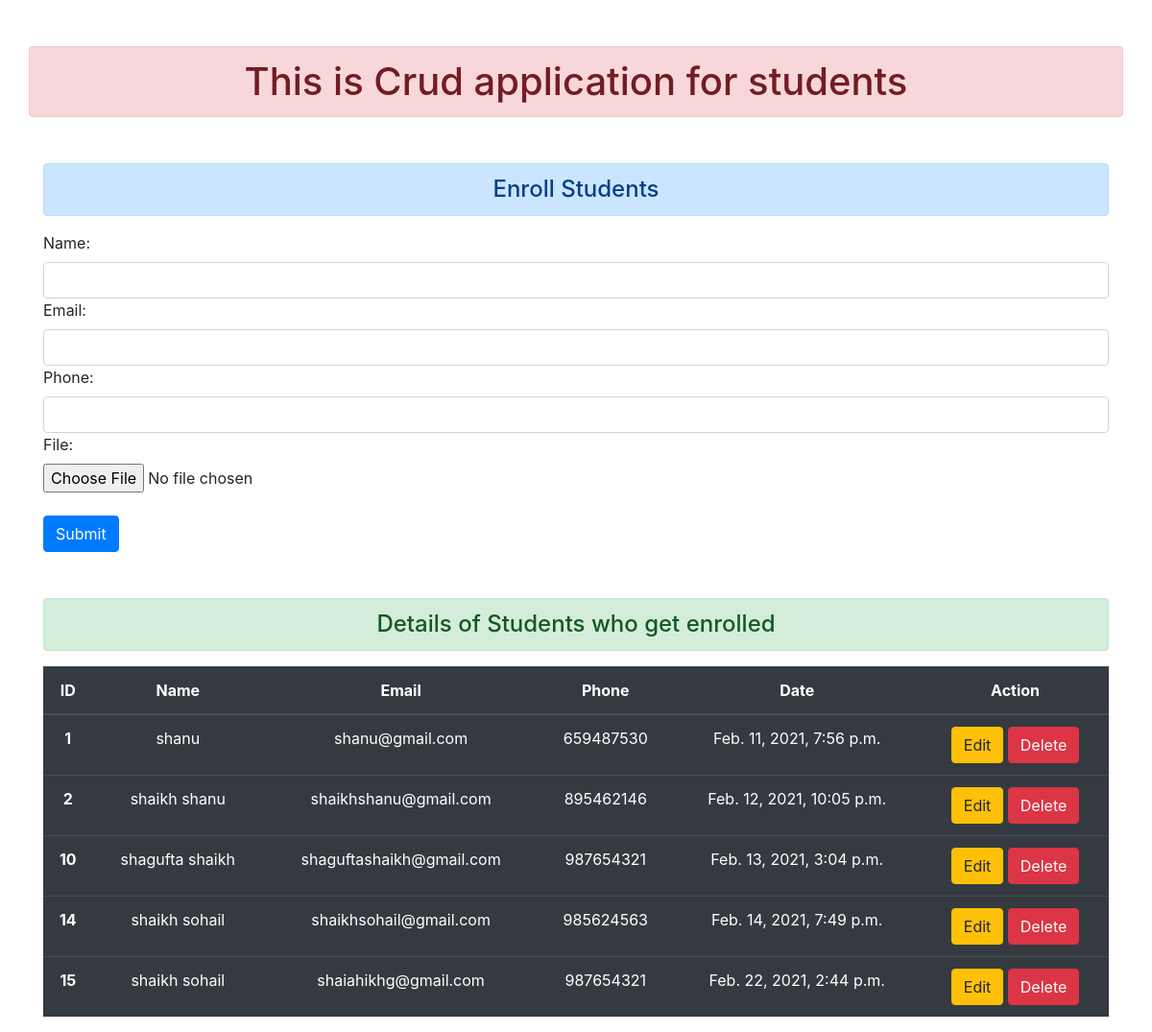
The page / on the database its author committed.
### CrudPractice/models.py (models this page shows, shortened)
class Student(models.Model):
    name = models.CharField(max_length=300)
    email = models.EmailField(max_length=300)
    phone = models.CharField(max_length=13)
    date = models.DateTimeField(auto_now_add=True, blank=True)
    file = models.FileField()

### CrudPractice/views.py (the view)
# urls.py: path('', views.showstudents, name='showStudents'),
def showstudents(request):
    frmm = StudentForm()
    if request.method == 'POST':
        frmm = StudentForm(request.POST, request.FILES)
        if frmm.is_valid():
            frmm.save()
            frmm = StudentForm()
    else:
        frmm = StudentForm()
    showfrmm = Student.objects.all()
    context = {'form':frmm, 'showform':showfrmm}
    return render(request, 'CrudPractice/showstudents.html', context)

### CrudPractice/forms.py
class StudentForm(forms.ModelForm):
    class Meta:
        model = Student
        fields = ['name', 'email', 'phone', 'file']
        widgets = {
            'name' : forms.TextInput(attrs={'class':'form-control'}),
            'email' : forms.EmailInput(attrs={'class':'form-control'}),
            'phone' : forms.TextInput(attrs={'class':'form-control'}),
            'file' : forms.FileInput(attrs={'class':'form-control-file'}),
        }

### CrudPractice/templates/CrudPractice/showstudents.html (shortened to what this page needs)
{% extends 'CrudPractice/index.html' %}
{% block content %}
<div class="container">
    <h4 class="alert alert-primary mt-5 text-center">Enroll Students</h4>
    <form action="" method="POST" enctype="multipart/form-data">
        {{form}} <br>
        <button type="submit" class="btn btn-primary">Submit</button>
    </form>
    <h4 class="alert alert-success mt-5 text-center">Details of Students who get enrolled</h4>
    {% if showform %}
    <table class="text-center table table-dark table-hover">
        <thead>
            <tr>
                <th scope="col">ID</th>
                <th scope="col">Name</th>
                <th scope="col">Email</th>
                <th scope="col">Phone</th>
                <th scope="col">Date</th>
                <th scope="col">Action</th>
            </tr>
        </thead>
        <tbody>
            {% for i in showform %}
            <tr>
                <th scope="row">{{i.id}}</th>
                <td>{{i.name}}</td>
                <td>{{i.email}}</td>
                <td>{{i.phone}}</td>
                <td>{{i.date}}</td>
                <td>
                    <a href="{% url 'editStudents' i.id %}" class="btn btn-warning">Edit</a>
                    <form class="d-inline" action="{% url 'deleteStudents' i.id %}" method="post">
                        <input class="btn btn-danger" type="submit" value="Delete">
                    </form>
                </td>
            </tr>
            {% endfor %}
        </tbody>
    </table>
    {% else %}
    <h4 class="alert alert-warning">There is no data Please insert data</h4>
    {% endif %}
</div>
{% endblock content %}

### CrudPractice/templates/CrudPractice/index.html (shortened to what this page needs)
<!doctype html>
<html lang="en">
  <head>
    <link rel="stylesheet" href="https://stackpath.bootstrapcdn.com/bootstrap/4.3.1/css/bootstrap.min.css">
  </head>
  <body>
    <h1 class="container alert alert-danger mt-5 text-center">This is Crud application for students</h1>
      {% block content %}
      {% endblock content %}
  </body>
</html>

### rows shown on the page
Student: id "1", name "shanu", email "shanu@gmail.com", phone "659487530", date "Feb. 11, 2021, 7:56 p.m."
Student: id "2", name "shaikh shanu", email "shaikhshanu@gmail.com", phone "895462146", date "Feb. 12, 2021, 10:05 p.m."
Student: id "10", name "shagufta shaikh", email "shaguftashaikh@gmail.com", phone "987654321", date "Feb. 13, 2021, 3:04 p.m."
Student: id "14", name "shaikh sohail", email "shaikhsohail@gmail.com", phone "985624563", date "Feb. 14, 2021, 7:49 p.m."
Student: id "15", name "shaikh sohail", email "shaiahikhg@gmail.com", phone "987654321", date "Feb. 22, 2021, 2:44 p.m."
